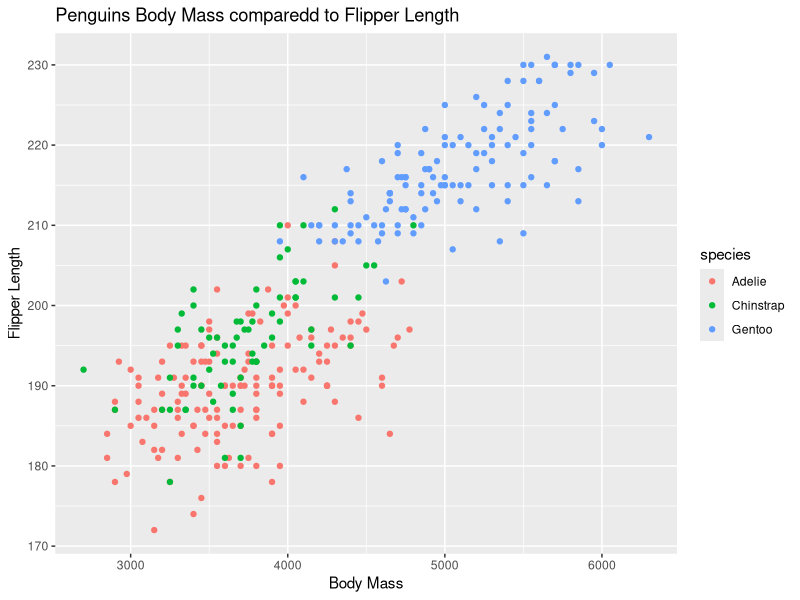

Source code (R):
## ---- chunk 1
library(tidyverse)
library(palmerpenguins)
## ---- chunk 2
penguins |> ggplot(mapping = aes(x = body_mass_g, y = flipper_length_mm, color = species)) + geom_point() + labs(title = "Penguins Body Mass comparedd to Flipper Length", x = "Body Mass", y = "Flipper Length")
